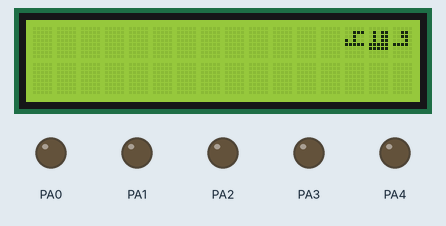
A program run on a simulated ATmega32, built with avr-gcc and emulated at 1 MHz. On the bench: 16×2 character LCD, output pins drawn as LEDs (lit = HIGH). Wiring (inferred from the names in the program): character LCD (HD44780): RS PA7; R/W PA6; E PA5; data PC0, PC1, PC2, PC3, PC4, PC5, PC6, PC7. Pins used as bus, display or sensor lines are not drawn.

Above: at 0.2 s.
At 4.8 s:
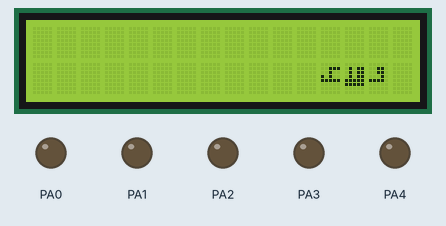
At 9.4 s:
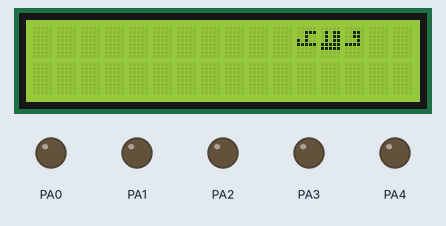
At 18.6 s:
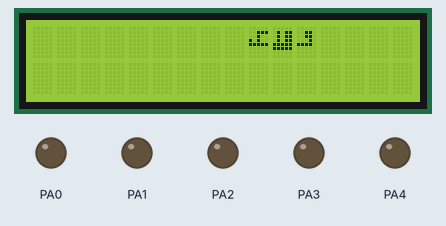
At 27.8 s:
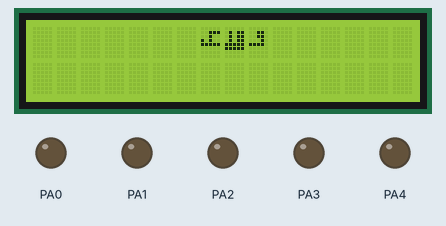
At 37.0 s:
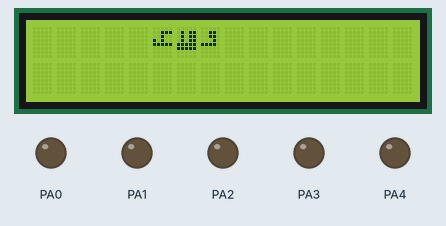

The program:

main.c
```c
/*
 * main.c
 *
 *  Created on: Aug 30, 2019
 *      Author: ESC
 */

#include "LIBS\STD_TYPES.h"
#include "LCD_INT.h"
#include "DIO_INT.h"
#include <avr\delay.h>


int main()
{
	DIO_SetPortDirection(DDRA , 0xff);
	DIO_SetPortDirection(DDRC , 0xff);

	LCD_voidInit();
	LCD_voidSendCommand(0x0c);

	/*LCD_voidWriteCommand('h');
	LCD_voidWriteCommand('e');
	LCD_voidWriteCommand('l');
	LCD_voidWriteCommand('l');
	LCD_voidWriteCommand('o');*/

	//LCD_voidGoToXY(0,0) ;
	//LCD_Display("_gg") ;

	//LCD_voidWriteData('1');
	/*u8 x = 0;
	u8 y = 0;

	while(1)
	{
		x = 0;
		y = 0;
		while(y < 16-5)
		{
			x = 0;
			while(x < 2)
			{
				LCD_voidGoToXY(x,y);
				LCD_Display("walaa");
				_delay_ms(10000);
				y += 2;
				x += 1;
				LCD_voidSendCommand (0x01);
				_delay_ms(2);
			}
			y += 2;
	}}*/

	//u8 pattern[8] = {0x00 , 0x12 , 0x12 , 0x12 , 0x1E , 0x04 , 0x00, 0x00} ;

/* ---------- program that write my name in arabic as sin wave ----------*/

	u8 pattern1[8] = {0x00 , 0x06 , 0x06 , 0x02 , 0x1E , 0x00 , 0x00, 0x00} ;
	u8 pattern2[8] = {0x00 , 0x0b , 0x0b , 0x0b , 0x1f , 0x1f , 0x00, 0x00} ;
	u8 pattern3[8] = {0x00 , 0x07 , 0x04 , 0x14 , 0x1f , 0x00 , 0x00, 0x00} ;

	u8 x = 0;
	u8 y = 0;

	while(1)
	{
		x = 0;
		y = 15;
		while(y > 3)
		{
			x = 0;
			while(x < 2)
			{
				LCD_voidWriteSpecialChar(pattern1 , 0 , x , y) ;
				LCD_voidWriteSpecialChar(pattern2 , 1 , x , y-1) ;
				LCD_voidWriteSpecialChar(pattern3 , 2 , x , y-2) ;

				_delay_ms(10000);
				y -= 1;
				x += 1;
				LCD_voidSendCommand (0x01);
				_delay_ms(2);
			}
			//y += 2;
		}
	}

////////////////////////////////////////////////////////////////////////////////////


/*------------- project that write u16 number on the lcd ----------*/
	//u16 x = 1234;
	//LCD_voidWriteNumber(65500);


/*------------------- project of the gun and dead men ------------*/

	/*u8 x ;

	u8 gun[8]      ={0x00 , 0x1e , 0x1c , 0x18 , 0x18 , 0x10 , 0x10 ,0x00};
	u8 man[8]      ={0x0e , 0x0e , 0x04 , 0x0e , 0x15 , 0x04 , 0x0a ,0x11};
	u8 bullet[8]   ={0x00 , 0x00 , 0x0c , 0x0e , 0x0c , 0x00 , 0x00 ,0x00};
	u8 dead_man[8] ={0x00 , 0x00 , 0x15 , 0x0f , 0x15 , 0x00 , 0x00 ,0x00};
	u8 clear [8]   ={0x00 , 0x00 , 0x00 , 0x00 , 0x00 , 0x00 , 0x00 ,0x00};
	u8 sad[8]      ={0x00 , 0x00 , 0x0a , 0x00 , 0x00 , 0x04 , 0x0a ,0x00};
	while(1)
	{

		LCD_voidWriteSpecialChar(gun , 0 , 0 , 1);
		LCD_voidWriteSpecialChar(man , 1 , 0 , 14);
		//LCD_voidWriteSpecialChar(man , 2 , 0 , 13);

		for(x = 2 ; x < 14 ; x++)
		{
			LCD_voidWriteSpecialChar(bullet , 3 , 0 , x);
			_delay_ms(10000);
			/*{
				//LCD_voidWriteSpecialChar(clear , 4 , 0 , x);
				LCD_voidWriteSpecialChar(dead_man , 5 , 1 , x);
				_delay_ms(10000);
			}

			LCD_voidWriteSpecialChar(clear , 4 , 0 , x);
		}
		LCD_voidWriteSpecialChar(clear , 4 , 0 , 14);
		LCD_voidWriteSpecialChar(dead_man , 5 , 1 , 14);
		_delay_ms(100000);

		LCD_voidGoToXY(1,0) ;
		LCD_Display("Ohh!!sorry");
		LCD_voidWriteSpecialChar(sad , 6 , 1 , 11);
		_delay_ms(600000);
		LCD_voidSendCommand(0x01);
		_delay_ms(10000);
	}*/
////////////////////////////////////////////////////////////////////////////////////////

	return 0;
}

/*void LCD_Display(u8 word[])
{
	u8 i ;

	for(i = 0; word[i]!=0 ;i++)
	{
		LCD_voidWriteData(word[i]);
	}
}*/
```

LCD_INT.h
```c
/*
 * LCD_INT.h
 *
 *  Created on: Aug 30, 2019
 *      Author: ESC
 */

#ifndef LCD_INT_H_
#define LCD_INT_H_

#include "LIBS\STD_TYPES.h"

// ports use for lcd -- depends on connections of every user
#define LCD_DATA_PORT PORTC
#define LCD_CTRL_PORT PORTA

// control pins : depends on connection of the user so can be changed
#define LCD_RS PIN7
#define LCD_RW PIN6
#define LCD_EN PIN5

void LCD_voidSendCommand(u8 COPY_LCD_CMD) ;
void LCD_voidWriteData(u8 COPY_LCD_WRITE);
void LCD_voidInit(void);

void LCD_voidGoToXY(u8 LCD_XPOS , u8 LCD_YPOS);
void LCD_voidWriteSpecialChar(u8 *pattern , u8 block_no, u8 x, u8 y);

void LCD_Display(u8 word[]);
void LCD_voidWriteNumber(u16 Number);


#endif /* LCD_INT_H_ */
```

LCD_PROG.c
```c
/*
 * LCD_PROG.c
 *
 *  Created on: Aug 30, 2019
 *      Author: ESC
 */

#include "LCD_INT.h"
#include "DIO_INT.h"
#include <avr\delay.h>
#include "..\DIO_DRIVER2\DIO_INT.h"


// initialization function : use it in the beginning of any lcd program
void LCD_voidInit(void)
{
	// wait for more than 30 ms
	_delay_ms(40);

	// function set command (8bit mode -- 2 lines -- 5*7)
	LCD_voidSendCommand (0b00111000);

	//wait for more than 39 us
	_delay_ms(1);

	//display on/off control command (cursor on/off -- cursor blink/not blink)
	LCD_voidSendCommand (0x0c);

	// wait for more than 39 us
	_delay_ms(1);

	//lcd clear : to clear any data on the lcd
	LCD_voidSendCommand (0x01);

	// delay for more than 1.53 ms
	_delay_ms(2);

	// entry mode set
	LCD_voidSendCommand(0x0A);

	//delay for more than 1 ms
	_delay_ms(1);

}


void LCD_voidSendCommand (u8 COPY_LCD_CMD)
{
	// disable Enable bin
	DIO_SetPinValue (LCD_CTRL_PORT,LCD_EN,LOW);

	//RS COMMAND : LOW
	DIO_SetPinValue(LCD_CTRL_PORT , LCD_RS , LOW) ;
	//_delay_ms(1) ;

	//RW COMMAND : LOW
	DIO_SetPinValue(LCD_CTRL_PORT , LCD_RW , LOW) ;
	//_delay_ms(1) ;

	// SEND THE COMMAND
	DIO_SetPortValue (LCD_DATA_PORT ,COPY_LCD_CMD) ;
	_delay_ms(1) ;

	DIO_SetPinValue(LCD_CTRL_PORT , LCD_EN , HIGH) ;
	_delay_ms(1) ;
	DIO_SetPinValue(LCD_CTRL_PORT , LCD_EN , LOW) ;

}
void LCD_voidWriteData (u8  COPY_LCD_WRITE)
{

	// disable Enable bin
	DIO_SetPinValue (LCD_CTRL_PORT,LCD_EN,LOW);

	//RS COMMAND : HIGH
	DIO_SetPinValue(LCD_CTRL_PORT , LCD_RS , HIGH) ;
	//_delay_ms(1) ;

	//RW COMMAND : LOW
	DIO_SetPinValue(LCD_CTRL_PORT , LCD_RW , LOW) ;
	//_delay_ms(1) ;

	// SEND THE COMMAND
	DIO_SetPortValue (LCD_DATA_PORT ,COPY_LCD_WRITE) ;
	_delay_ms(1) ;

	DIO_SetPinValue(LCD_CTRL_PORT , LCD_EN , HIGH) ;
	_delay_ms(1) ;
	DIO_SetPinValue(LCD_CTRL_PORT , LCD_EN , LOW) ;

}

void LCD_voidGoToXY(u8 LCD_XPOS , u8 LCD_YPOS)
{
	// SET DD RAM ADRESS
	LCD_voidSendCommand((LCD_XPOS * 0x40 + LCD_YPOS) | 0b10000000);

}

void LCD_voidWriteSpecialChar(u8 *pattern , u8 block_no, u8 x, u8 y)
{
	// variable for loop
	u8 i;

	// every block is 8 bytes so calculate address by multiply it with 8
	u8 address = 8 * block_no ;

	// set CG RAM address from data sheet (00 01 A5-A0)
	LCD_voidSendCommand(address | 0b01000000);

	// LOOP to write data from CGRAM to DDRAM (array of 8 bytes)
	for(i = 0 ; i< 8; i++)
	{
		LCD_voidWriteData(pattern[i]);
	}
	// set DDRAM to write on LCD by using GO TO XY
	LCD_voidGoToXY(x , y);

	//display block number from CGRAM
	LCD_voidWriteData(block_no);
}
void LCD_voidWriteNumber(u16 Number)
{
	u8 num_digit = 0 ;
	u8 i;
	u16 copy_number = Number;

	while(copy_number != 0)
	{
		copy_number /= 10 ;
		num_digit += 1;
	}

	u8 arr[num_digit] ;

	for(i = num_digit ; i> 0 ; i--)
	{
		arr[i-1] = (u8)((Number % 10) +'0') ;
		Number = Number /10 ;
	}


	for(i = 0 ; i<num_digit ; i++)
	{
		LCD_voidWriteData(arr[i]) ;
	}

}

void LCD_Display(u8 word[])
{
	u8 i ;

	for(i = 0; word[i]!=0 ;i++)
	{
		LCD_voidWriteData(word[i]);
	}
}
```

DIO_INT.h
```c
/*
 * DIO_INT.h
 *
 *  Created on: Aug 23, 2019
 *      Author: ESC
 */

#ifndef DIO_INT_H_
#define DIO_INT_H_

#include "LIBS\STD_TYPES.h"

#define PORTA 0
#define PORTB 1
#define PORTC 2
#define PORTD 3

#define PIN0 0
#define PIN1 1
#define PIN2 2
#define PIN3 3
#define PIN4 4
#define PIN5 5
#define PIN6 6
#define PIN7 7

#define HIGH 1
#define LOW 0

#define DDRA 4
#define DDRB 5
#define DDRC 6
#define DDRD 7

#define OUTPUT 1
#define INPUT  0

#define PINA 0
#define PINB 1
#define PINC 2
#define PIND 3


void DIO_SetPinValue(u8 DIO_PORTID , u8 DIO_PINID , u8 DIO_PinValue);
void DIO_SetPinDirection(u8 DIO_DDRID , u8 DIO_PINID, u8 DIO_PINIO) ;

u8 DIO_GetPinValue (u8 DIO_PIN , u8 DIO_PINID) ;

void DIO_SetPortDirection(u8 DIO_DDRID , u8 PortValue) ;
void DIO_SetPortValue(u8 DIO_PORTID , u8 DIO_PortValue) ;


#endif /* DIO_INT_H_ */
```

DIO_PROG.c
```c
/*
 * DIO_PROG.c
 *
 *  Created on: Aug 23, 2019
 *      Author: ESC
 */

#include "LIBS\MATH.h"
#include "DIO_INT.h"
#include "DIO_REG.h"

void DIO_SetPinValue (u8 DIO_PORTID , u8 DIO_PINID , u8 DIO_PinValue)
{
	if (DIO_PinValue == HIGH)
	{
		switch(DIO_PORTID)
		{
		case PORTA:
			set_bit(PORTA_REG , DIO_PINID);
		break;

		case PORTB:
			set_bit(PORTB_REG , DIO_PINID) ;
		break;

		case PORTC:
			set_bit(PORTC_REG , DIO_PINID) ;
		break;

		case PORTD:
			set_bit(PORTD_REG , DIO_PINID) ;
		break;

		}

	}

	else if (DIO_PinValue == LOW)
	{
		switch(DIO_PORTID)
		{
		case PORTA:
			clr_bit(PORTA_REG , DIO_PINID) ;
		break;

		case PORTB:
			clr_bit(PORTB_REG , DIO_PINID) ;
		break;

		case PORTC:
			clr_bit(PORTC_REG , DIO_PINID) ;
		break;

		case PORTD:
			clr_bit(PORTD_REG , DIO_PINID) ;
		break;

			}

		}
}

void DIO_SetPinDirection (u8 DIO_DDRID , u8 DIO_PINID, u8 DIO_PINIO)
{
	if (DIO_PINIO == OUTPUT)
	{
		switch(DIO_DDRID)
		{
		case DDRA:
			set_bit(DDRA_REG , DIO_PINID);
		break;

		case DDRB:
			set_bit(DDRB_REG , DIO_PINID) ;
		break;

		case DDRC:
			set_bit(DDRC_REG , DIO_PINID) ;
		break;

		case DDRD:
			set_bit(DDRD_REG , DIO_PINID) ;
		break;

		}

	}

	if (DIO_PINIO == INPUT)
	{
		switch(DIO_DDRID)
		{
			case DDRA:
				clr_bit(DDRA_REG , DIO_PINID);
			break;

			case DDRB:
				clr_bit(DDRB_REG , DIO_PINID) ;
			break;

			case DDRC:
				clr_bit(DDRC_REG , DIO_PINID) ;
			break;

			case DDRD:
				clr_bit(DDRD_REG , DIO_PINID) ;
			break;

		}

	}
}

u8 DIO_GetPinValue (u8 DIO_PIN , u8 DIO_PINID)
{
	u8 value_read ;

	switch(DIO_PIN)
	{

	case PINA :
		value_read = read_bit(PINA_REG , DIO_PINID);
	break;

	case PINB :
	value_read = read_bit(PINB_REG , DIO_PINID) ;

	break;

	case PINC:
	value_read = read_bit(PINC_REG , DIO_PINID) ;
	break;

	case PIND:
	value_read = read_bit(PIND_REG ,DIO_PINID) ;
	break;

	}

	return value_read ;
}

void DIO_SetPortDirection(u8 DIO_DDRID , u8 DIO_PortValue)
{

		switch(DIO_DDRID)
		{
		case DDRA:
			DDRA_REG = DIO_PortValue ;
		break ;

		case DDRB:
			DDRB_REG = DIO_PortValue ;
		break ;

		case DDRC:
			DDRC_REG = DIO_PortValue ;
		break ;

		case DDRD:
			DDRD_REG = DIO_PortValue ;
		break ;

		}

		switch(DIO_DDRID)
		{
		case DDRA:
			DDRA_REG =DIO_PortValue ;
		break ;

		case DDRB:
			DDRB_REG = DIO_PortValue ;
		break ;

		case DDRC:
			DDRC_REG = DIO_PortValue ;
		break ;

		case DDRD:
			DDRD_REG = DIO_PortValue ;
		break ;
	   }
}

void DIO_SetPortValue(u8 DIO_PORTID , u8 DIO_PortValue)
{

		switch(DIO_PORTID)
		{

		case PORTA:
			PORTA_REG = DIO_PortValue ;
		break ;

		case PORTB:
			PORTB_REG = DIO_PortValue ;
		break ;

		case PORTC:
			PORTC_REG = DIO_PortValue ;
		break ;

		case PORTD:
			PORTD_REG = DIO_PortValue ;
		break ;

		}
}
```

DIO_REG.h
```c
/*
 * DIO_INT.h
 *
 *  Created on: Aug 23, 2019
 *      Author: ESC
 */

#ifndef DIO_REG_H_
#define DIO_REG_H_

#include "LIBS\STD_TYPES.h"

#define DDRA_REG *((volatile u8*)0x3A)
#define PORTA_REG *((volatile u8*)0x3B)
#define PINA_REG  *((volatile u8*)0x39)

#define DDRB_REG  *((volatile u8*)0x37)
#define PORTB_REG *((volatile u8*)0x38)
#define PINB_REG  *((volatile u8*)0x36)

#define DDRC_REG  *((volatile u8*)0x34)
#define PORTC_REG *((volatile u8*)0x35)
#define PINC_REG  *((volatile u8*)0x33)

#define DDRD_REG  *((volatile u8*)0x31)
#define PORTD_REG *((volatile u8*)0x32)
#define PIND_REG  *((volatile u8*)0x30)

#endif /* DIO_REG_H_ */
```

MATH.h
```c
/*
 * MATH.h
 *
 *  Created on: Aug 23, 2019
 *      Author: ESC
 */

#ifndef LIBS_MATH_H_
#define LIBS_MATH_H_

#define set_bit(reg , bit_no) reg |= (1 << bit_no)

#define clr_bit(reg , bit_no) reg &= (~(1 << bit_no))

#define toggle_bit(reg , bit_no) reg ^= (1 << bit_no)

#define read_bit(reg , bit_no) ((reg >> bit_no) & 0x01)

#endif /* LIBS_MATH_H_ */
```

STD_TYPES.h
```c
/*
 * STD_TYPES.h
 *
 *  Created on: Aug 23, 2019
 *      Author: ESC
 */

#ifndef LIBS_STD_TYPES_H_
#define LIBS_STD_TYPES_H_

typedef unsigned char  u8 ;
typedef unsigned short u16 ;
typedef unsigned int   u32 ;

typedef signed char  s8 ;
typedef signed short s16 ;
typedef signed int   s32 ;

typedef float  f32 ;
typedef double f64 ;


#endif /* LIBS_STD_TYPES_H_ */
```

Measured:
- what the display in image 0 shows lasts 4.5 s, from 0.2 s to 4.7 s
